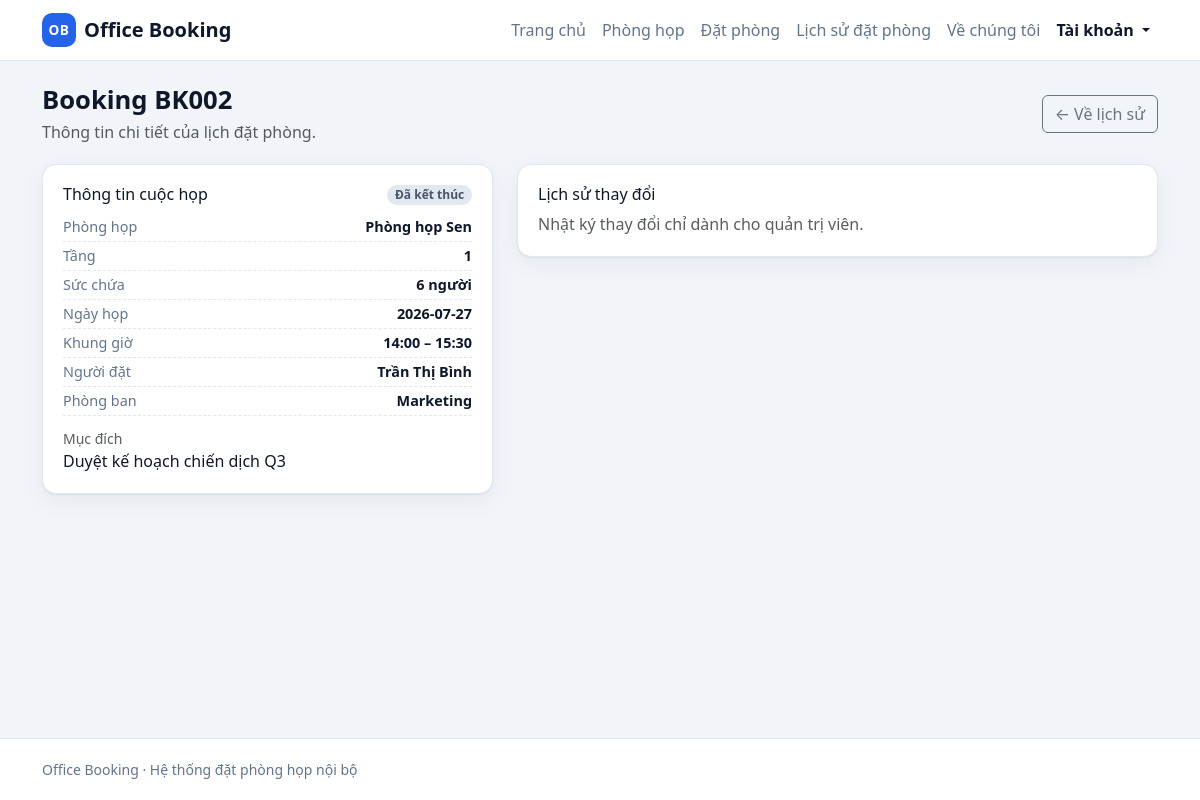
Page /bookings/BK002 on the committed database.
### tables this page shows
CREATE TABLE bookings (
    id         TEXT PRIMARY KEY,
    room_id    TEXT NOT NULL,
    date       TEXT NOT NULL,
    start_time TEXT NOT NULL,
    end_time   TEXT NOT NULL,
    booked_by  TEXT NOT NULL,
    department TEXT NOT NULL,
    purpose    TEXT NOT NULL,
    created_at TEXT NOT NULL DEFAULT (datetime('now')), status TEXT NOT NULL DEFAULT 'active', cancelled_at TEXT, user_id TEXT,
    FOREIGN KEY (room_id) REFERENCES rooms (id)
);

CREATE TABLE rooms (
    id        TEXT PRIMARY KEY,
    name      TEXT    NOT NULL,
    floor     INTEGER NOT NULL,
    capacity  INTEGER NOT NULL,
    equipment TEXT    NOT NULL DEFAULT '[]',
    image     TEXT,
    status    TEXT    NOT NULL DEFAULT 'active'
);

### app.py (the view)
@app.route("/bookings/<booking_id>")
def booking_detail(booking_id):
    booking = services.get_booking(booking_id)
    if booking is None:
        abort(404)
    return render_template(
        "booking_detail.html",
        booking=booking,
        room=services.get_room(booking["room_id"]),
        change_count=services.count_booking_changes(booking_id),
    )

### app.py (called while the page is built)
@app.context_processor
def inject_globals():
    return {
        "today": date_cls.today().isoformat(),
        "app_name": "Office Booking",
        "is_admin": session.get("is_admin", False),
        "current_user": session.get("user"),
        "csrf_token": _csrf_token,
        "booking_min_time": f"{services.BOOKING_MIN_HOUR:02d}:00",
        "booking_max_time": f"{services.BOOKING_MAX_HOUR:02d}:00",
    }

### database.py (called while the page is built)
def get_connection():
    conn = sqlite3.connect(DB_PATH, timeout=10)
    conn.row_factory = sqlite3.Row
    conn.execute("PRAGMA foreign_keys = ON")
    return conn

### services.py (called while the page is built)
def room_to_dict(row):
    try:
        equipment = json.loads(row["equipment"] or "[]")
    except (TypeError, ValueError):
        equipment = []
    return {
        "id": row["id"],
        "name": row["name"],
        "floor": row["floor"],
        "capacity": row["capacity"],
        "equipment": equipment,
        "image": row["image"],
        "status": row["status"],
        "status_label": STATUS_LABELS.get(row["status"], row["status"]),
        "bookable": row["status"] == "active",
    }

def booking_state(date_str, start_time, end_time, now=None):
    now = now or datetime.now()
    try:
        start = datetime.strptime(f"{date_str} {start_time}", "%Y-%m-%d %H:%M")
        end = datetime.strptime(f"{date_str} {end_time}", "%Y-%m-%d %H:%M")
    except ValueError:
        return "upcoming"
    if now < start:
        return "upcoming"
    if now < end:
        return "ongoing"
    return "finished"

def get_room(room_id, conn=None):
    own = conn is None
    conn = conn or get_connection()
    try:
        row = conn.execute("SELECT * FROM rooms WHERE id = ?", (room_id,)).fetchone()
        return room_to_dict(row) if row else None
    finally:
        if own:
            conn.close()

def get_booking(booking_id):
    conn = get_connection()
    try:
        row = conn.execute(
            """SELECT b.*, r.name AS room_name FROM bookings b
               JOIN rooms r ON r.id = b.room_id WHERE b.id = ?""",
            (booking_id,),
        ).fetchone()
        return booking_to_dict(row) if row else None
    finally:
        conn.close()

def count_booking_changes(booking_id):
    conn = get_connection()
    try:
        return conn.execute(
            "SELECT COUNT(*) FROM booking_logs WHERE booking_id = ? AND action = 'updated'",
            (booking_id,),
        ).fetchone()[0]
    finally:
        conn.close()

### templates/booking_detail.html (shortened to what this page needs)
{% extends "base.html" %}
{% from "_macros.html" import state_badge, status_badge, empty_state %}
{% block content %}
<div class="page-head">
  <div>
    <h1>Booking {{ booking.id }}</h1>
    <p class="text-muted mb-0">Thông tin chi tiết của lịch đặt phòng.</p>
  </div>
  <div class="d-flex gap-2 flex-wrap">
    <a class="btn btn-outline-secondary" href="{{ url_for('history') }}">← Về lịch sử</a>
  </div>
</div>
<div class="row g-4">
  <div class="col-12 col-lg-5">
    <section class="panel">
      <div class="d-flex justify-content-between align-items-start mb-2">
        <h2 class="h6 mb-0">Thông tin cuộc họp</h2>
        {{ state_badge(booking) }}
      </div>
      <ul class="room-meta">
        <li><span>Phòng họp</span><strong>{{ booking.room_name }}</strong></li>
        {% if room %}
          <li><span>Tầng</span><strong>{{ room.floor }}</strong></li>
          <li><span>Sức chứa</span><strong>{{ room.capacity }} người</strong></li>
        {% endif %}
        <li><span>Ngày họp</span><strong>{{ booking.date }}</strong></li>
        <li><span>Khung giờ</span><strong>{{ booking.start_time }} – {{ booking.end_time }}</strong></li>
        <li><span>Người đặt</span><strong>{{ booking.booked_by }}</strong></li>
        <li><span>Phòng ban</span><strong>{{ booking.department }}</strong></li>
      </ul>
      <p class="mb-0"><span class="text-muted d-block small">Mục đích</span>{{ booking.purpose }}</p>
    </section>
  </div>
  <div class="col-12 col-lg-7">
    <section class="panel">
      <h2 class="h6">Lịch sử thay đổi</h2>
      {% if is_admin %}
        <p class="text-muted small">
          Lịch đặt này đã được chỉnh sửa <strong>{{ change_count }}</strong> lần.
        </p>
        <a class="btn btn-outline-primary"
           href="{{ url_for('admin_logs', booking_id=booking.id) }}">
          Xem nhật ký thay đổi →
        </a>
      {% else %}
        <p class="text-muted mb-0">
          Nhật ký thay đổi chỉ dành cho quản trị viên.
        </p>
      {% endif %}
    </section>
  </div>
</div>
{% endblock %}

### static/css/style.css (style rules this page uses)
:root { --ob-primary: #2563eb; --ob-primary-dark: #1d4ed8; --ob-ink: #0f172a; --ob-muted: #64748b; --ob-surface: #ffffff; --ob-bg: #f1f5f9; --ob-border: #e2e8f0; --ob-radius: 14px; --ob-shadow: 0 1px 2px rgba(15, 23, 42, .06), 0 8px 24px rgba(15, 23, 42, .05); }
body { background: var(--ob-bg); color: var(--ob-ink); font-family: system-ui, -apple-system, "Segoe UI", Roboto, "Helvetica Neue", Arial, sans-serif; display: flex; flex-direction: column; min-height: 100vh; }
.page-head { display: flex; flex-wrap: wrap; gap: 1rem; align-items: center; justify-content: space-between; margin-bottom: 1.25rem; }
.page-head h1 { font-size: 1.6rem; font-weight: 700; margin-bottom: .25rem; }
.panel { background: var(--ob-surface); border: 1px solid var(--ob-border); border-radius: var(--ob-radius); box-shadow: var(--ob-shadow); padding: 1.25rem; }
.room-meta { list-style: none; padding: 0; margin: 0 0 .75rem; }
.room-meta li { display: flex; justify-content: space-between; font-size: .9rem; padding: .2rem 0; border-bottom: 1px dashed var(--ob-border); }
.room-meta li span { color: var(--ob-muted); }

### rows in the picture
bookings: id "BK002", date "2026-07-27", start_time "14:00", end_time "15:30", booked_by "Trần Thị Bình", department "Marketing", purpose "Duyệt kế hoạch chiến dịch Q3"
rooms: room_name "Phòng họp Sen", floor "1", capacity "6"

### other values in the picture
{{ app_name }} "Office Booking"
{{ booking.state_label }} "Đã kết thúc"
